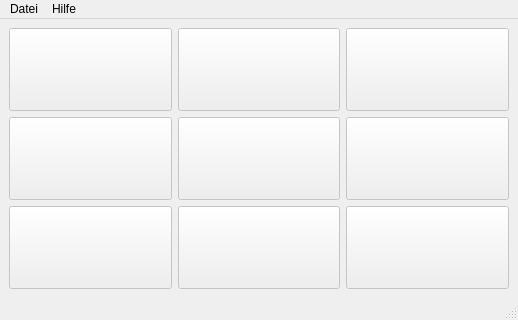
<?xml version="1.0" encoding="UTF-8"?>
<ui version="4.0">
 <class>MainWindow</class>
 <widget class="QMainWindow" name="MainWindow">
  <property name="geometry">
   <rect>
    <x>0</x>
    <y>0</y>
    <width>518</width>
    <height>320</height>
   </rect>
  </property>
  <property name="minimumSize">
   <size>
    <width>518</width>
    <height>320</height>
   </size>
  </property>
  <property name="maximumSize">
   <size>
    <width>518</width>
    <height>320</height>
   </size>
  </property>
  <property name="windowTitle">
   <string>Watnu‽</string>
  </property>
  <property name="unifiedTitleAndToolBarOnMac">
   <bool>false</bool>
  </property>
  <widget class="QWidget" name="centralwidget">
   <layout class="QGridLayout" name="gridLayout_2">
    <item row="0" column="0" rowspan="2" colspan="2">
     <layout class="QGridLayout" name="gridLayout">
      <item row="1" column="2">
       <widget class="QPushButton" name="button6">
        <property name="enabled">
         <bool>false</bool>
        </property>
        <property name="sizePolicy">
         <sizepolicy hsizetype="Minimum" vsizetype="MinimumExpanding">
          <horstretch>0</horstretch>
          <verstretch>0</verstretch>
         </sizepolicy>
        </property>
        <property name="focusPolicy">
         <enum>Qt::StrongFocus</enum>
        </property>
        <property name="toolTip">
         <string>Neue Aufgabe</string>
        </property>
        <property name="text">
         <string/>
        </property>
        <property name="iconSize">
         <size>
          <width>30</width>
          <height>30</height>
         </size>
        </property>
        <property name="shortcut">
         <string>6</string>
        </property>
        <property name="autoRepeat">
         <bool>false</bool>
        </property>
        <property name="default">
         <bool>false</bool>
        </property>
        <property name="flat">
         <bool>false</bool>
        </property>
       </widget>
      </item>
      <item row="1" column="0">
       <widget class="QPushButton" name="button4">
        <property name="enabled">
         <bool>false</bool>
        </property>
        <property name="sizePolicy">
         <sizepolicy hsizetype="Minimum" vsizetype="MinimumExpanding">
          <horstretch>0</horstretch>
          <verstretch>0</verstretch>
         </sizepolicy>
        </property>
        <property name="toolTip">
         <string>Aufgaben verwalten</string>
        </property>
        <property name="text">
         <string/>
        </property>
        <property name="iconSize">
         <size>
          <width>30</width>
          <height>30</height>
         </size>
        </property>
        <property name="shortcut">
         <string>4</string>
        </property>
        <property name="autoRepeat">
         <bool>false</bool>
        </property>
       </widget>
      </item>
      <item row="1" column="1">
       <widget class="QPushButton" name="button5">
        <property name="enabled">
         <bool>false</bool>
        </property>
        <property name="sizePolicy">
         <sizepolicy hsizetype="Minimum" vsizetype="MinimumExpanding">
          <horstretch>0</horstretch>
          <verstretch>0</verstretch>
         </sizepolicy>
        </property>
        <property name="sizeIncrement">
         <size>
          <width>0</width>
          <height>0</height>
         </size>
        </property>
        <property name="toolTip">
         <string>Was kommt als nächstes?</string>
        </property>
        <property name="whatsThis">
         <string/>
        </property>
        <property name="text">
         <string/>
        </property>
        <property name="iconSize">
         <size>
          <width>50</width>
          <height>50</height>
         </size>
        </property>
        <property name="shortcut">
         <string>5</string>
        </property>
        <property name="checkable">
         <bool>false</bool>
        </property>
        <property name="autoDefault">
         <bool>true</bool>
        </property>
        <property name="default">
         <bool>true</bool>
        </property>
        <property name="flat">
         <bool>false</bool>
        </property>
       </widget>
      </item>
      <item row="0" column="1">
       <widget class="QPushButton" name="button8">
        <property name="enabled">
         <bool>false</bool>
        </property>
        <property name="sizePolicy">
         <sizepolicy hsizetype="Minimum" vsizetype="MinimumExpanding">
          <horstretch>0</horstretch>
          <verstretch>0</verstretch>
         </sizepolicy>
        </property>
        <property name="focusPolicy">
         <enum>Qt::NoFocus</enum>
        </property>
        <property name="toolTip">
         <string>Companion Chat</string>
        </property>
        <property name="text">
         <string/>
        </property>
        <property name="iconSize">
         <size>
          <width>30</width>
          <height>30</height>
         </size>
        </property>
        <property name="shortcut">
         <string>8</string>
        </property>
        <property name="autoRepeat">
         <bool>false</bool>
        </property>
        <property name="flat">
         <bool>false</bool>
        </property>
       </widget>
      </item>
      <item row="0" column="0">
       <widget class="QPushButton" name="button7">
        <property name="enabled">
         <bool>false</bool>
        </property>
        <property name="sizePolicy">
         <sizepolicy hsizetype="Minimum" vsizetype="MinimumExpanding">
          <horstretch>0</horstretch>
          <verstretch>0</verstretch>
         </sizepolicy>
        </property>
        <property name="focusPolicy">
         <enum>Qt::NoFocus</enum>
        </property>
        <property name="toolTip">
         <string>&lt;deine Idee?&gt;</string>
        </property>
        <property name="text">
         <string/>
        </property>
        <property name="iconSize">
         <size>
          <width>30</width>
          <height>30</height>
         </size>
        </property>
        <property name="shortcut">
         <string>7</string>
        </property>
        <property name="autoRepeat">
         <bool>false</bool>
        </property>
        <property name="flat">
         <bool>false</bool>
        </property>
       </widget>
      </item>
      <item row="0" column="2">
       <widget class="QPushButton" name="button9">
        <property name="enabled">
         <bool>false</bool>
        </property>
        <property name="sizePolicy">
         <sizepolicy hsizetype="Minimum" vsizetype="MinimumExpanding">
          <horstretch>0</horstretch>
          <verstretch>0</verstretch>
         </sizepolicy>
        </property>
        <property name="focusPolicy">
         <enum>Qt::NoFocus</enum>
        </property>
        <property name="toolTip">
         <string>Community</string>
        </property>
        <property name="text">
         <string/>
        </property>
        <property name="iconSize">
         <size>
          <width>30</width>
          <height>30</height>
         </size>
        </property>
        <property name="shortcut">
         <string>9</string>
        </property>
        <property name="checkable">
         <bool>false</bool>
        </property>
        <property name="checked">
         <bool>false</bool>
        </property>
        <property name="autoRepeat">
         <bool>false</bool>
        </property>
        <property name="default">
         <bool>false</bool>
        </property>
        <property name="flat">
         <bool>false</bool>
        </property>
       </widget>
      </item>
      <item row="2" column="1">
       <widget class="QPushButton" name="button2">
        <property name="enabled">
         <bool>false</bool>
        </property>
        <property name="sizePolicy">
         <sizepolicy hsizetype="Minimum" vsizetype="MinimumExpanding">
          <horstretch>0</horstretch>
          <verstretch>0</verstretch>
         </sizepolicy>
        </property>
        <property name="focusPolicy">
         <enum>Qt::NoFocus</enum>
        </property>
        <property name="toolTip">
         <string>Missionen und Fähigkeiten</string>
        </property>
        <property name="statusTip">
         <string/>
        </property>
        <property name="text">
         <string/>
        </property>
        <property name="iconSize">
         <size>
          <width>30</width>
          <height>30</height>
         </size>
        </property>
        <property name="shortcut">
         <string>2</string>
        </property>
        <property name="autoRepeat">
         <bool>false</bool>
        </property>
        <property name="flat">
         <bool>false</bool>
        </property>
       </widget>
      </item>
      <item row="2" column="2">
       <widget class="QPushButton" name="button3">
        <property name="enabled">
         <bool>false</bool>
        </property>
        <property name="sizePolicy">
         <sizepolicy hsizetype="Minimum" vsizetype="MinimumExpanding">
          <horstretch>0</horstretch>
          <verstretch>0</verstretch>
         </sizepolicy>
        </property>
        <property name="focusPolicy">
         <enum>Qt::NoFocus</enum>
        </property>
        <property name="toolTip">
         <string>Inventar</string>
        </property>
        <property name="text">
         <string/>
        </property>
        <property name="iconSize">
         <size>
          <width>30</width>
          <height>30</height>
         </size>
        </property>
        <property name="shortcut">
         <string>3</string>
        </property>
        <property name="autoRepeat">
         <bool>false</bool>
        </property>
        <property name="flat">
         <bool>false</bool>
        </property>
       </widget>
      </item>
      <item row="2" column="0">
       <widget class="QPushButton" name="button1">
        <property name="enabled">
         <bool>false</bool>
        </property>
        <property name="sizePolicy">
         <sizepolicy hsizetype="Minimum" vsizetype="MinimumExpanding">
          <horstretch>0</horstretch>
          <verstretch>0</verstretch>
         </sizepolicy>
        </property>
        <property name="focusPolicy">
         <enum>Qt::NoFocus</enum>
        </property>
        <property name="toolTip">
         <string>Statistik</string>
        </property>
        <property name="text">
         <string/>
        </property>
        <property name="iconSize">
         <size>
          <width>30</width>
          <height>30</height>
         </size>
        </property>
        <property name="shortcut">
         <string>1</string>
        </property>
        <property name="autoRepeat">
         <bool>false</bool>
        </property>
        <property name="default">
         <bool>false</bool>
        </property>
        <property name="flat">
         <bool>false</bool>
        </property>
       </widget>
      </item>
     </layout>
    </item>
   </layout>
  </widget>
  <widget class="QStatusBar" name="statusBar"/>
  <widget class="QMenuBar" name="menuBar">
   <property name="geometry">
    <rect>
     <x>0</x>
     <y>0</y>
     <width>518</width>
     <height>21</height>
    </rect>
   </property>
   <widget class="QMenu" name="menuNeu">
    <property name="title">
     <string>Hilfe</string>
    </property>
    <addaction name="actionReadme"/>
    <addaction name="actionIssue_Tracker"/>
    <addaction name="actionContact"/>
    <addaction name="actionSupportMe"/>
    <addaction name="attributions"/>
    <addaction name="about"/>
   </widget>
   <widget class="QMenu" name="menuDatei">
    <property name="title">
     <string>Datei</string>
    </property>
    <addaction name="actionImport"/>
    <addaction name="actionExport"/>
    <addaction name="actionSettings"/>
    <addaction name="separator"/>
   </widget>
   <addaction name="menuDatei"/>
   <addaction name="menuNeu"/>
  </widget>
  <action name="actionnew">
   <property name="text">
    <string>new</string>
   </property>
  </action>
  <action name="actionExit">
   <property name="text">
    <string>Schließen</string>
   </property>
   <property name="shortcut">
    <string>Ctrl+Q</string>
   </property>
  </action>
  <action name="actionNeue_Aufgabe">
   <property name="text">
    <string>Neue Aufgabe</string>
   </property>
  </action>
  <action name="action_ber_watnu">
   <property name="text">
    <string>Über Watnu</string>
   </property>
  </action>
  <action name="actionTutorial">
   <property name="text">
    <string>Tutorial</string>
   </property>
  </action>
  <action name="actionSupport">
   <property name="text">
    <string>Kontakt</string>
   </property>
  </action>
  <action name="actionNeues_Aufgabenfeld">
   <property name="text">
    <string>Neuer Aufgabenbereich</string>
   </property>
  </action>
  <action name="actionFAQ">
   <property name="text">
    <string>FAQ</string>
   </property>
  </action>
  <action name="actionAbout_Watnu">
   <property name="text">
    <string>FAQ</string>
   </property>
  </action>
  <action name="actionIssue_Tracker">
   <property name="icon">
    <iconset>
     <normaloff>../extra/feathericons/github.svg</normaloff>../extra/feathericons/github.svg</iconset>
   </property>
   <property name="text">
    <string>Probleme/Anregungen melden...</string>
   </property>
  </action>
  <action name="actionContact">
   <property name="icon">
    <iconset>
     <normaloff>../extra/feathericons/twitter.svg</normaloff>../extra/feathericons/twitter.svg</iconset>
   </property>
   <property name="text">
    <string>Kontaktiere den Entwickler...</string>
   </property>
  </action>
  <action name="about">
   <property name="icon">
    <iconset>
     <normaloff>../extra/feathericons/aperture.svg</normaloff>../extra/feathericons/aperture.svg</iconset>
   </property>
   <property name="text">
    <string>Über Watnu</string>
   </property>
  </action>
  <action name="actionImport">
   <property name="text">
    <string>Importiere Aufgaben...</string>
   </property>
  </action>
  <action name="actionExport">
   <property name="text">
    <string>Exportiere Aufgaben...</string>
   </property>
  </action>
  <action name="actionSettings">
   <property name="text">
    <string>Einstellungen</string>
   </property>
  </action>
  <action name="actionBeenden">
   <property name="text">
    <string>Beenden</string>
   </property>
   <property name="shortcut">
    <string>Ctrl+Q</string>
   </property>
   <property name="shortcutVisibleInContextMenu">
    <bool>false</bool>
   </property>
  </action>
  <action name="actionSupportMe">
   <property name="icon">
    <iconset>
     <normaloff>../extra/feathericons/gift.svg</normaloff>../extra/feathericons/gift.svg</iconset>
   </property>
   <property name="text">
    <string>Unterstütze den Entwickler...</string>
   </property>
  </action>
  <action name="attributions">
   <property name="icon">
    <iconset>
     <normaloff>../extra/feathericons/feather.svg</normaloff>../extra/feathericons/feather.svg</iconset>
   </property>
   <property name="text">
    <string>Thanks and Licenses</string>
   </property>
  </action>
  <action name="actionReadme">
   <property name="icon">
    <iconset>
     <normaloff>../extra/feathericons/help-circle.svg</normaloff>../extra/feathericons/help-circle.svg</iconset>
   </property>
   <property name="text">
    <string>FAQ und Wiki...</string>
   </property>
  </action>
 </widget>
 <tabstops>
  <tabstop>button5</tabstop>
  <tabstop>button4</tabstop>
  <tabstop>button1</tabstop>
 </tabstops>
 <resources/>
 <connections>
  <connection>
   <sender>actionExit</sender>
   <signal>triggered()</signal>
   <receiver>MainWindow</receiver>
   <slot>close()</slot>
   <hints>
    <hint type="sourcelabel">
     <x>-1</x>
     <y>-1</y>
    </hint>
    <hint type="destinationlabel">
     <x>216</x>
     <y>126</y>
    </hint>
   </hints>
  </connection>
 </connections>
</ui>
